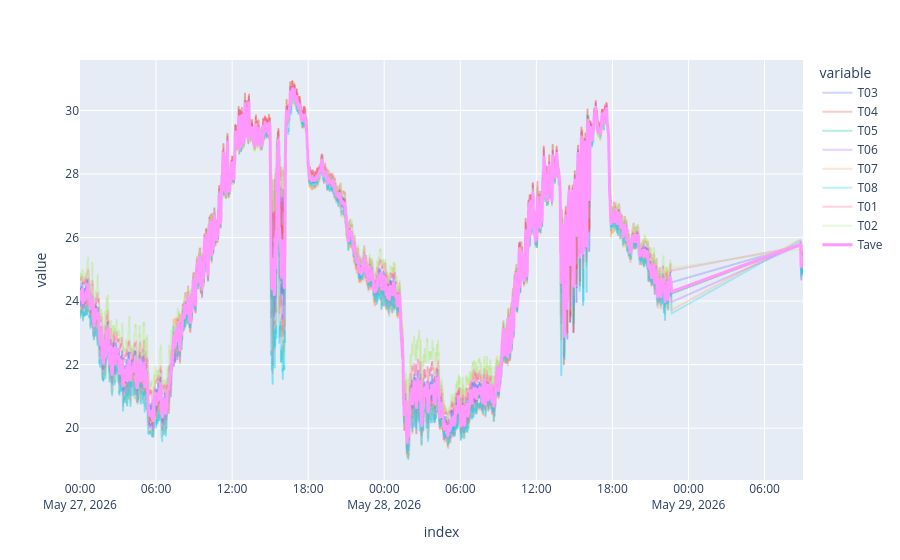

Notebook cell for this chart:
### Code cell
#graficar cada columna de T0 y Tave
columnas = [col for col in may_torre.columns if col.startswith("T0")] + ["Tave"]

fig = px.line(may_torre,
              x=may_torre.index, 
              y=columnas)


for trace in fig.data:
    if trace.name == "Tave":
        trace.line.width = 3 
        trace.opacity = 1.0
    else:
        trace.opacity = 0.3

fig.show()

### Figure 1 — Plotly figure (JSON) as saved in the notebook; plotly's stock layout.template omitted (floating-point values rounded to 4 significant figures; data arrays with more than 128 entries replaced by an {"elided": "..."} marker saying what was removed)
{"data": [{"hovertemplate": "variable=T03<br>index=%{x}<br>value=%{y}<extra></extra>", "legendgroup": "T03", "line": {"color": "#636efa", "dash": "solid"}, "marker": {"symbol": "circle"}, "mode": "lines", "name": "T03", "opacity": 0.3, "showlegend": true, "type": "scattergl", "x": {"elided": "2814 str values"}, "xaxis": "x", "y": {"elided": "2814 float values"}, "yaxis": "y"}, {"hovertemplate": "variable=T04<br>index=%{x}<br>value=%{y}<extra></extra>", "legendgroup": "T04", "line": {"color": "#EF553B", "dash": "solid"}, "marker": {"symbol": "circle"}, "mode": "lines", "name": "T04", "opacity": 0.3, "showlegend": true, "type": "scattergl", "x": {"elided": "2814 str values"}, "xaxis": "x", "y": {"elided": "2814 float values"}, "yaxis": "y"}, {"hovertemplate": "variable=T05<br>index=%{x}<br>value=%{y}<extra></extra>", "legendgroup": "T05", "line": {"color": "#00cc96", "dash": "solid"}, "marker": {"symbol": "circle"}, "mode": "lines", "name": "T05", "opacity": 0.3, "showlegend": true, "type": "scattergl", "x": {"elided": "2814 str values"}, "xaxis": "x", "y": {"elided": "2814 float values"}, "yaxis": "y"}, {"hovertemplate": "variable=T06<br>index=%{x}<br>value=%{y}<extra></extra>", "legendgroup": "T06", "line": {"color": "#ab63fa", "dash": "solid"}, "marker": {"symbol": "circle"}, "mode": "lines", "name": "T06", "opacity": 0.3, "showlegend": true, "type": "scattergl", "x": {"elided": "2814 str values"}, "xaxis": "x", "y": {"elided": "2814 float values"}, "yaxis": "y"}, {"hovertemplate": "variable=T07<br>index=%{x}<br>value=%{y}<extra></extra>", "legendgroup": "T07", "line": {"color": "#FFA15A", "dash": "solid"}, "marker": {"symbol": "circle"}, "mode": "lines", "name": "T07", "opacity": 0.3, "showlegend": true, "type": "scattergl", "x": {"elided": "2814 str values"}, "xaxis": "x", "y": {"elided": "2814 float values"}, "yaxis": "y"}, {"hovertemplate": "variable=T08<br>index=%{x}<br>value=%{y}<extra></extra>", "legendgroup": "T08", "line": {"color": "#19d3f3", "dash": "solid"}, "marker": {"symbol": "circle"}, "mode": "lines", "name": "T08", "opacity": 0.3, "showlegend": true, "type": "scattergl", "x": {"elided": "2814 str values"}, "xaxis": "x", "y": {"elided": "2814 float values"}, "yaxis": "y"}, {"hovertemplate": "variable=T01<br>index=%{x}<br>value=%{y}<extra></extra>", "legendgroup": "T01", "line": {"color": "#FF6692", "dash": "solid"}, "marker": {"symbol": "circle"}, "mode": "lines", "name": "T01", "opacity": 0.3, "showlegend": true, "type": "scattergl", "x": {"elided": "2814 str values"}, "xaxis": "x", "y": {"elided": "2814 float values"}, "yaxis": "y"}, {"hovertemplate": "variable=T02<br>index=%{x}<br>value=%{y}<extra></extra>", "legendgroup": "T02", "line": {"color": "#B6E880", "dash": "solid"}, "marker": {"symbol": "circle"}, "mode": "lines", "name": "T02", "opacity": 0.3, "showlegend": true, "type": "scattergl", "x": {"elided": "2814 str values"}, "xaxis": "x", "y": {"elided": "2814 float values"}, "yaxis": "y"}, {"hovertemplate": "variable=Tave<br>index=%{x}<br>value=%{y}<extra></extra>", "legendgroup": "Tave", "line": {"color": "#FF97FF", "dash": "solid", "width": 3}, "marker": {"symbol": "circle"}, "mode": "lines", "name": "Tave", "opacity": 1, "showlegend": true, "type": "scattergl", "x": {"elided": "2814 str values"}, "xaxis": "x", "y": {"elided": "2814 float values"}, "yaxis": "y"}], "layout": {"legend": {"title": {"text": "variable"}, "tracegroupgap": 0}, "margin": {"t": 60}, "xaxis": {"anchor": "y", "domain": [0, 1], "title": {"text": "index"}}, "yaxis": {"anchor": "x", "domain": [0, 1], "title": {"text": "value"}}}}
